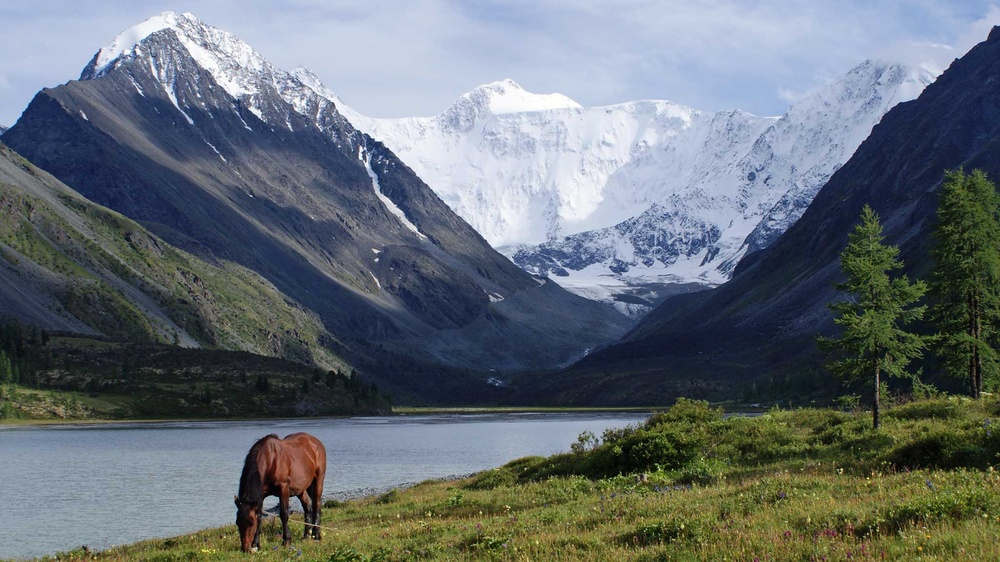
#> input picture resources/Gora-Beluha.jpg, 1000 x 562 px, shrunk from 2048 x 1152 before the run
$ jupyter execute rotate_45_image.ipynb
#> lines starting #> are read from the running program, lines starting #| are printed output that depends on the picture
[cell 1]
# повернуть изображение на 45 градусов
import cv2 as cv

image = cv.imread('resources/Gora-Beluha.jpg')
#> image is the input picture: shape (562, 1000, 3); mean B, G, R 116, 110.1, 101.9

(h, w) = image.shape[:2]
#> h = 562; w = 1000
(cX, cY) = (w // 2, h // 2)
#> cX = 500; cY = 281
M = cv.getRotationMatrix2D((cX, cY), 45, 1.0)
rotated_image = cv.warpAffine(image, M, (w, h))
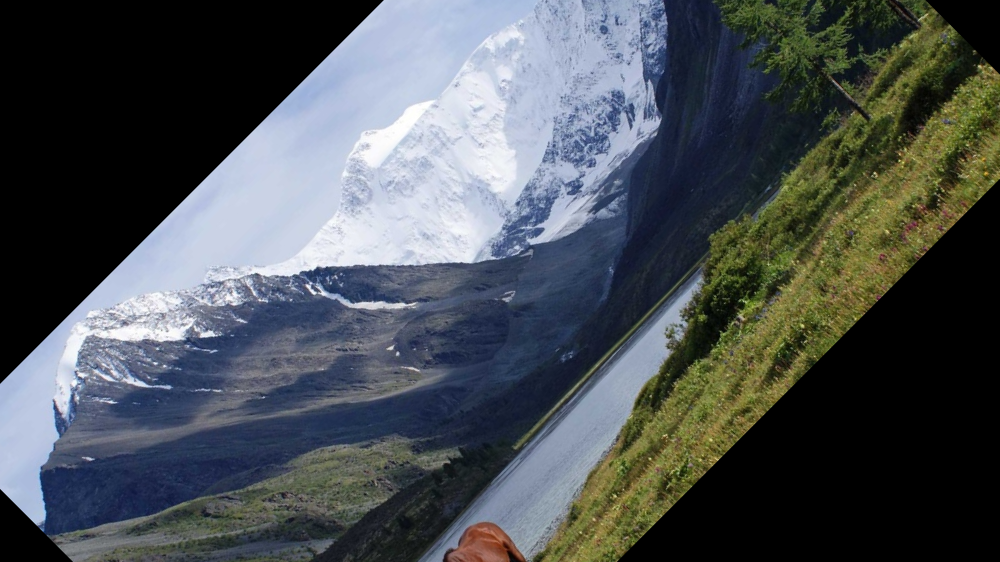
#> rotated_image: shape (562, 1000, 3); mean B, G, R 84.3, 80.5, 75

cv.imwrite('result/rotated_45.jpg', rotated_image)
#> Out = True
